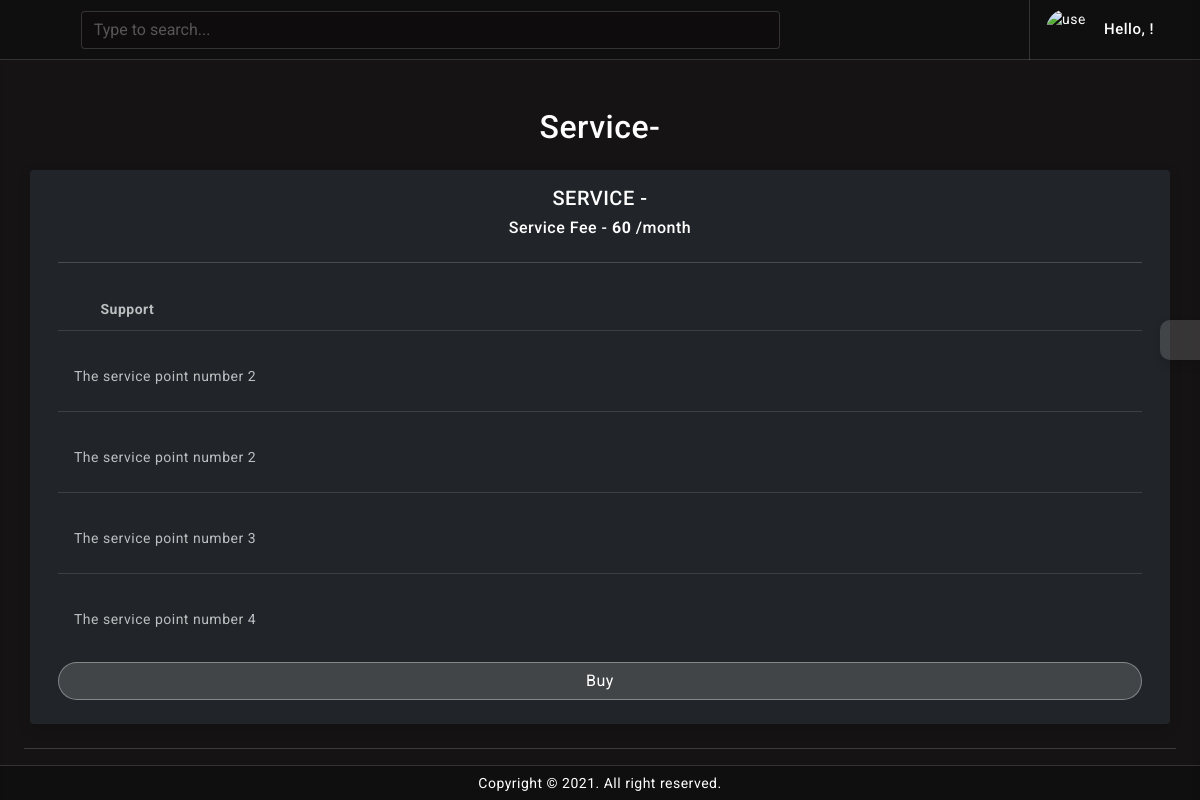
The app's page /services/copy-right-support-KRD3f/ with its own data.
### bapp/models.py (models this page shows, shortened)
class services(models.Model):
    id = models.AutoField(primary_key=True)
    service_title = models.CharField(max_length=100, blank=False)
    service_img = models.ImageField(verbose_name='service Image', upload_to="service_img", blank=True, )
    service_short_description = RichTextField(blank=True, null=True)
    service_point1 = RichTextField(blank=True, null=True)
    service_point2 = RichTextField(blank=True, null=True)
    service_point3 = RichTextField(blank=True, null=True)
    service_point4 = RichTextField(blank=True, null=True)
    service_fee = models.PositiveSmallIntegerField(verbose_name="Service fee", default=0)
    service_user = models.ForeignKey(User, on_delete=models.CASCADE)
    slug = models.SlugField(unique=False, blank=True, max_length=250)
    class Meta:
        ordering = ('-service_title',)

### bapp/views.py (the view)
# urls.py: path('services/<slug:slug>/', views.viewservice, name='viewservice'),
def viewservice(request, slug=None):
    service_list = services.objects.all()
    service_instance = get_object_or_404(service_list, slug=slug)
    current_user = request.user
    context = {
        'Service': service_instance,
        'user': current_user
    }
    return render(request, 'bapp/user/viewservice.html', context)

### templates/bapp/user/viewservice.html (shortened to what this page needs)
{% load static %}
<!doctype html>
<html lang="en">
<head>
	<link href="{% static 'admini/assets/plugins/vectormap/jquery-jvectormap-2.0.2.css' %}" rel="stylesheet"/>
	<link href="{% static 'admini/assets/plugins/simplebar/css/simplebar.css' %}" rel="stylesheet" />
	<link href="{% static 'admini/assets/plugins/perfect-scrollbar/css/perfect-scrollbar.css' %}" rel="stylesheet" />
	<link href="{% static 'admini/assets/plugins/metismenu/css/metisMenu.min.css' %}" rel="stylesheet" />
	<link href="{% static 'admini/assets/css/pace.min.css' %}" rel="stylesheet" />
	<link href="{% static 'admini/assets/css/bootstrap.min.css' %}" rel="stylesheet">
	<link href="{% static 'admini/assets/css/app.css' %}" rel="stylesheet">
	<link href="{% static 'admini/assets/css/icons.css' %}" rel="stylesheet">
</head>
<body class="bg-theme bg-theme1">
	<div class="wrapper">
		{% include 'bapp/user/header.html' %}
		<div class="page-wrapper">
			<div class="page-content">
				<div class="">
					<div class="">
						<div class="container py-2">
							<h2 class="font-weight-light text-center text-white py-3">Service-  </h2>
							<div class="row">
								<div class="card mb-5 mb-lg-0 bg-dark">
									<div class="card-body">
										<h5 class="card-title grey-text text-uppercase text-center">Service  - <strong>{{service.service_title | safe}} </strong>
										</h5>
										<h6 class="card-price text-center">Service Fee - <strong> {{Service.service_fee }} </strong><span class="term">/month</span></h6>
										<hr class="my-4">
										<ul class="list-group list-group-flush">
											<li class="list-group-item bg-transparent"><i class='bx bx-check me-2 font-18'></i> <strong>Support </strong></h1>
											</li>
											<li class="list-group-item bg-transparent"><i class='bx bx-check me-2 font-18'></i>{{Service.service_point1  | safe}}</li>
											<li class="list-group-item bg-transparent"><i class='bx bx-check me-2 font-18'></i>{{Service.service_point2  | safe}}</li>
											<li class="list-group-item bg-transparent"><i class='bx bx-check me-2 font-18'></i>{{Service.service_point3  | safe}}</li>
											<li class="list-group-item bg-transparent"><i class='bx bx-check me-2 font-18'></i>{{Service.service_point4  | safe}} </li>
										</ul>
										 <div class="d-grid"> <a href="{% url 'bapp:serviceordersuccess' %}" class="btn btn-light my-2 radius-30">Buy {{service.service_title}} </a>
										</div>
									</div>
								</div>
							</div>
						</div>
						<hr>
					</div>
				</div>
			</div>
		</div>
		<footer class="page-footer">
			<p class="mb-0">Copyright © 2021. All right reserved.</p>
		</footer>
	</div>
	<div class="switcher-wrapper">
		<div class="switcher-btn"> <i class='bx bx-cog bx-spin'></i>
		</div>
	</div>
</body>
</html>

### static/bapp/admini/assets/css/app.css (style rules this page uses)
body { font-size: 14px; letter-spacing: .5px; font-family: Roboto, sans-serif; overflow-x: hidden }
a { text-decoration: none }
.wrapper { width: 100%; position: relative }
.page-wrapper { height: 100%; margin-top: 120px; margin-bottom: 0px; margin-left: 0px }
.page-content { padding: 1.5rem 1.5rem 0 1.5rem }
.page-footer { background: rgb(0 0 0 / 20%); position: absolute; left: 0px; right: 0; text-align: center; padding: 7px; color: #fff; font-size: 14px; border-top: 1px solid rgb(255 255 255 / 15%); z-index: 3 }
.font-18 { font-size: 18px }
.radius-30 { border-radius: 30px }
.switcher-wrapper { width: 280px; height: 100%; position: fixed; right: -280px; top: 0; bottom: 0; z-index: 1030; background: #111314; border-left: 0 solid #d2d2d2; box-shadow: 0 .3rem .6rem rgba(0, 0, 0, .13); transition: all .2s ease-out }
.switcher-btn { width: 40px; height: 40px; line-height: 40px; font-size: 24px; background: rgb(255 255 255 / 15%); box-shadow: 0 .3rem .6rem rgba(0, 0, 0, .13); color: #fff; text-align: center; border-top-left-radius: 10px; border-bottom-left-radius: 10px; position: absolute; top: 40%; right: 100%; cursor: pointer }
.bg-theme { background-size: 100% 100%; background-attachment: fixed; background-position: center; background-repeat: no-repeat; transition: background .2s; }
body.bg-theme1 { background-image: url(../images/bg-themes/1.png); }
@media screen and (max-width: 1280px) { .page-wrapper { margin-top: 60px; } }

### records on screen
services: service_fee "60", service_point1 "The service point number 2", service_point2 "The service point number 2", service_point3 "The service point number 3", service_point4 "The service point number 4"
